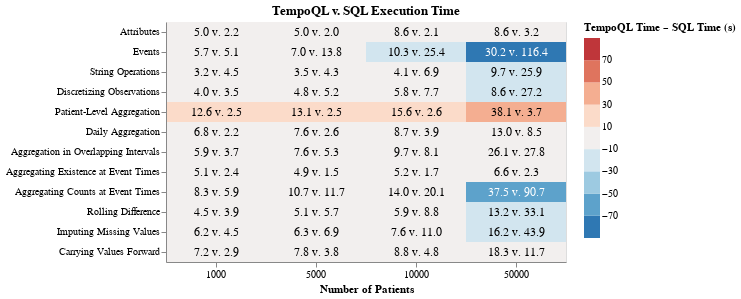

Notebook code cell kept with this figure:
### Code cell
grouped_df = (df[df['method'] == 'TempoQL'].set_index(["query_name", "iteration", "id_size"])['time'] - df[df['method'] == 'SQL'].set_index(["query_name", "iteration", "id_size"])['time']).rename('time_diff').reset_index()
grouped_df['sql_time'] = df[df['method'] == 'SQL']['time'].reset_index(drop=True)
grouped_df['tempo_time'] = df[df['method'] == 'TempoQL']['time'].reset_index(drop=True)

chart = alt.Chart(grouped_df)
((chart.mark_rect().encode(
    x=alt.X("id_size:O", axis=alt.Axis(title="Number of Patients", labelAngle=0)),
    y=alt.Y("query_name:N", sort=grouped_df['query_name'].unique(), axis=alt.Axis(title=None)),
    color=alt.Color("mean_time:Q", 
                    title="TempoQL Time – SQL Time (s)", 
                    bin=alt.Bin(extent=[-90, 90], step=20, maxbins=9, nice=False),
                    scale=alt.Scale(scheme='redblue', 
                                    reverse=True)),
) + chart.mark_text(
    align='center',
    baseline='middle',
    fontSize=12
).encode(
    x=alt.X("id_size:O"),
    y=alt.Y("query_name:N", sort=grouped_df['query_name'].unique()),
    text=alt.Text("time_desc:N"),
    color=alt.condition("abs(datum.mean_time) > 40", alt.value("white"), alt.value("black"))
)).transform_aggregate(
    mean_time="mean(time_diff)",
    mean_sql_time="mean(sql_time)",
    mean_tempo_time="mean(tempo_time)",
    groupby=["id_size", "query_name"]
).transform_calculate(
    time_desc="format(datum.mean_tempo_time, '.1f') + ' v. ' + format(datum.mean_sql_time, '.1f')"
).properties(width=400, title="TempoQL v. SQL Execution Time"))

### Figure 1 — Vega-Lite specification as saved in the notebook (floating-point values rounded to 4 significant figures; data arrays with more than 128 entries replaced by an {"elided": "..."} marker saying what was removed)
{"config": {"view": {"continuousWidth": 300, "continuousHeight": 300}}, "layer": [{"mark": {"type": "rect"}, "encoding": {"color": {"bin": {"extent": [-90, 90], "maxbins": 9, "nice": false, "step": 20}, "field": "mean_time", "scale": {"reverse": true, "scheme": "redblue"}, "title": "TempoQL Time – SQL Time (s)", "type": "quantitative"}, "x": {"axis": {"labelAngle": 0, "title": "Number of Patients"}, "field": "id_size", "type": "ordinal"}, "y": {"axis": {"title": null}, "field": "query_name", "sort": ["Attributes", "Events", "String Operations", "Discretizing Observations", "Patient-Level Aggregation", "Daily Aggregation", "Aggregation in Overlapping Intervals", "Aggregating Existence at Event Times", "Aggregating Counts at Event Times", "Rolling Difference", "Imputing Missing Values", "Carrying Values Forward"], "type": "nominal"}}}, {"mark": {"type": "text", "align": "center", "baseline": "middle", "fontSize": 12}, "encoding": {"color": {"condition": {"test": "abs(datum.mean_time) > 40", "value": "white"}, "value": "black"}, "text": {"field": "time_desc", "type": "nominal"}, "x": {"field": "id_size", "type": "ordinal"}, "y": {"field": "query_name", "sort": ["Attributes", "Events", "String Operations", "Discretizing Observations", "Patient-Level Aggregation", "Daily Aggregation", "Aggregation in Overlapping Intervals", "Aggregating Existence at Event Times", "Aggregating Counts at Event Times", "Rolling Difference", "Imputing Missing Values", "Carrying Values Forward"], "type": "nominal"}}}], "data": {"name": "data-ece518914453e33ac65cba3781531b2a"}, "title": "TempoQL v. SQL Execution Time", "transform": [{"aggregate": [{"op": "mean", "field": "time_diff", "as": "mean_time"}, {"op": "mean", "field": "sql_time", "as": "mean_sql_time"}, {"op": "mean", "field": "tempo_time", "as": "mean_tempo_time"}], "groupby": ["id_size", "query_name"]}, {"calculate": "format(datum.mean_tempo_time, '.1f') + ' v. ' + format(datum.mean_sql_time, '.1f')", "as": "time_desc"}], "width": 400, "$schema": "https://vega.github.io/schema/vega-lite/v5.15.1.json", "datasets": {"data-ece518914453e33ac65cba3781531b2a": {"elided": "144 records"}}}
